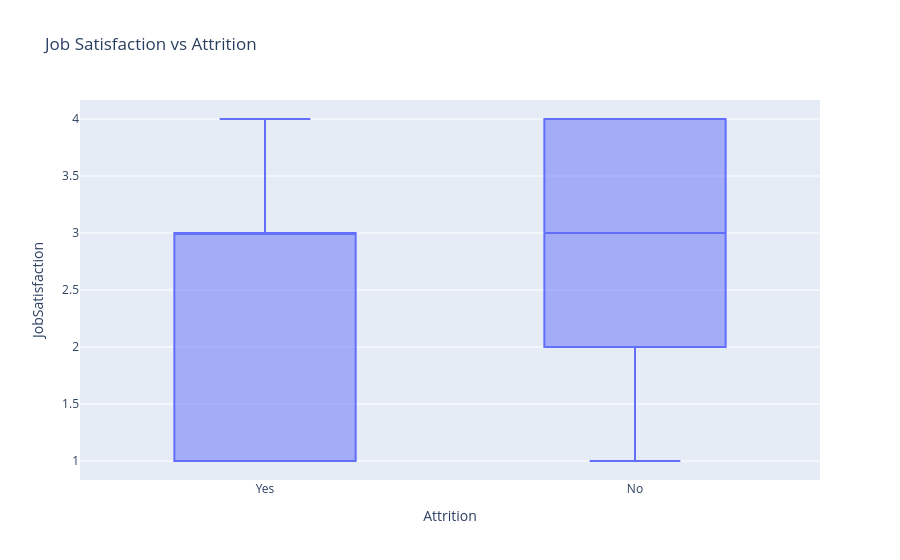

Write notebook code for a chart like this one.
### Markdown cell above
#### Job Satisfaction vs Attrition (Box Plot)

### Code cell
fig = px.box(
    df,
    x = 'Attrition',
    y = 'JobSatisfaction',
    title = 'Job Satisfaction vs Attrition'
)

fig.show()

### Figure 1 — Plotly figure (JSON) as saved in the notebook; plotly's stock layout.template omitted (floating-point values rounded to 4 significant figures; data arrays with more than 128 entries replaced by an {"elided": "..."} marker saying what was removed)
{"data": [{"alignmentgroup": "True", "hovertemplate": "Attrition=%{x}<br>JobSatisfaction=%{y}<extra></extra>", "legendgroup": "", "marker": {"color": "#636efa"}, "name": "", "notched": false, "offsetgroup": "", "orientation": "v", "showlegend": false, "type": "box", "x": {"elided": "1470 str values"}, "x0": " ", "xaxis": "x", "y": {"elided": "1470 int values"}, "y0": " ", "yaxis": "y"}], "layout": {"boxmode": "group", "legend": {"tracegroupgap": 0}, "title": {"text": "Job Satisfaction vs Attrition"}, "xaxis": {"anchor": "y", "domain": [0, 1], "title": {"text": "Attrition"}}, "yaxis": {"anchor": "x", "domain": [0, 1], "title": {"text": "JobSatisfaction"}}}}
